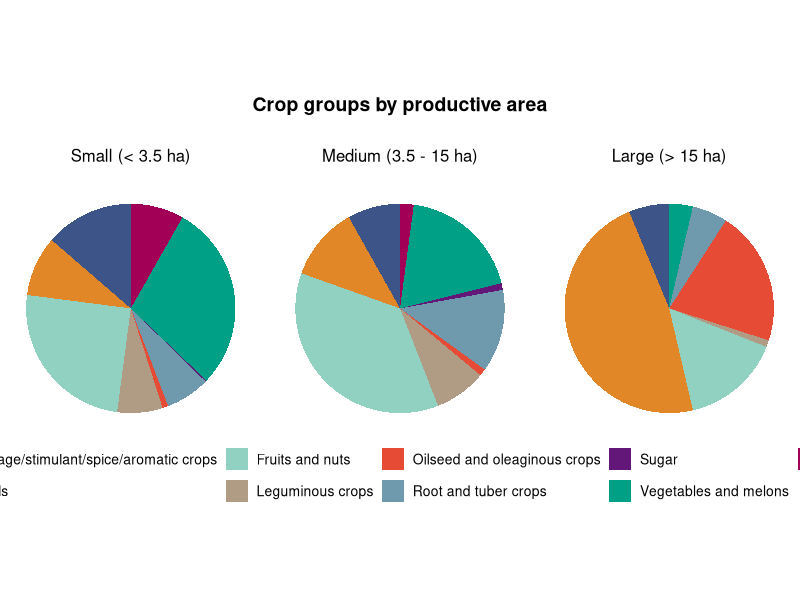

The R script that drew this image:
############################################################
# Purpose:
#   - Load farm-level crop group counts
#   - Compute, for each farm, the proportion of species in each crop group
#   - Aggregate mean crop-group proportions by productive area class
#   - Export a tidy summary table
#   - Produce facetted pie charts (Figure 5) showing crop-group composition
#     by farm size class
############################################################

# ---- 0. Load packages ----
library(readxl)   # read Excel files
library(dplyr)    # data wrangling
library(tidyr)    # reshaping
library(ggplot2)  # plotting
library(writexl)  # write Excel files

# ---- 1. Read input data ----
# Input: Aug_crop_groups.xlsx
# Each row corresponds to a farm with counts of species in each crop group
farm <- read_excel("data/Aug_crop_groups.xlsx")

# Optional: inspect structure
# str(farm)
# colnames(farm)

# ---- 2. Prepare factors ----
farm <- farm %>%
  mutate(
    prod_area_classes = as.factor(prod_area_classes)
  )

# ---- 3. Define crop-group columns ----
crop_groups <- c(
  "Cereals",
  "Fruits_nuts",
  "Leguminous",
  "Oilseed_oleaginous",
  "Root_tuber",
  "Beverage_stimulant_spice_aromatic",
  "Sugar",
  "Vegetables_melons",
  "Others"
)

# ---- 4. Compute per-farm proportions by crop group ----
# 1) total_species: sum of all crop-group counts per farm
# 2) prop_<group>: share of each group in total species per farm

proportions_farm <- farm %>%
  rowwise() %>%
  mutate(
    total_species = sum(c_across(all_of(crop_groups)), na.rm = TRUE)
  ) %>%
  ungroup() %>%
  mutate(
    across(
      all_of(crop_groups),
      ~ .x / total_species,
      .names = "prop_{.col}"
    )
  )

# ---- 5. Mean crop-group proportions by farm size ----
mean_prop_by_size <- proportions_farm %>%
  group_by(prod_area_classes) %>%
  summarise(
    across(
      starts_with("prop_"),
      ~ mean(.x, na.rm = TRUE)
    ),
    .groups = "drop"
  )

# Optional: inspect
# View(mean_prop_by_size)

# ---- 6. Reshape to long format & convert to percentages ----
mean_prop_long <- mean_prop_by_size %>%
  pivot_longer(
    cols      = starts_with("prop_"),
    names_to  = "crop_group",
    names_prefix = "prop_",
    values_to = "percentage"
  ) %>%
  mutate(
    percentage = percentage * 100
  )

# ---- 7. Set factor levels and labels ----
mean_prop_long <- mean_prop_long %>%
  mutate(
    crop_group = factor(
      crop_group,
      levels = c(
        "Beverage_stimulant_spice_aromatic",
        "Cereals",
        "Fruits_nuts",
        "Leguminous",
        "Oilseed_oleaginous",
        "Root_tuber",
        "Sugar",
        "Vegetables_melons",
        "Others"
      )
    ),
    prod_area_classes = factor(
      prod_area_classes,
      levels = c(
        "Small (< 3.5 ha)",
        "Medium (3.5 - 15 ha)",
        "Large (> 15 ha)"
      )
    )
  )

# Optional: check factor structure
# levels(mean_prop_long$prod_area_classes)
# str(mean_prop_long$prod_area_classes)

# ---- 8. Export tidy summary table ----
write_xlsx(mean_prop_long, path = "data/Aug_crop_groups_mean.xlsx")

############################################################
# 9. Plot: Facetted pie charts (Figure 5)
############################################################

# Custom color palette for crop groups
crop_palette <- c(
  "Beverage_stimulant_spice_aromatic" = "#3C5488",
  "Cereals"                           = "#E18727",
  "Fruits_nuts"                       = "#91D1C2",
  "Leguminous"                        = "#B09C85",
  "Oilseed_oleaginous"                = "#E64B35",
  "Root_tuber"                        = "#6F99AD",
  "Sugar"                             = "#631879",
  "Vegetables_melons"                 = "#00A087",
  "Others"                            = "#A20056"
)

crop_labels <- c(
  "Beverage/stimulant/spice/aromatic crops",
  "Cereals",
  "Fruits and nuts",
  "Leguminous crops",
  "Oilseed and oleaginous crops",
  "Root and tuber crops",
  "Sugar",
  "Vegetables and melons",
  "Others"
)

# Create pie charts facetted by farm size class
fig_5 <- ggplot(mean_prop_long, aes(x = "", y = percentage, fill = crop_group)) +
  geom_col(width = 1) +
  coord_polar(theta = "y") +
  facet_wrap(~ prod_area_classes) +
  theme_void() +
  labs(
    title = "Crop groups by productive area",
    fill  = "Crop groups"
  ) +
  scale_fill_manual(
    values = crop_palette,
    labels = crop_labels
  ) +
  theme(
    plot.title = element_text(
      hjust  = 0.5,
      size   = 14,
      face   = "bold",
      margin = margin(b = 12)
    ),
    strip.text = element_text(
      size   = 12,
      margin = margin(b = 10, t = 10)
    ),
    legend.title = element_blank(),
    legend.text  = element_text(size = 10),
    legend.position = "bottom",
    legend.justification = "center"
  )

# Print in R session (optional)
# fig_5

# ---- 10. Save Figure 5 ----
ggsave(
  filename = "fig/Figure_5.jpg",
  plot     = fig_5,
  width    = 10,
  height   = 5,
  units    = "in",
  dpi      = 300
)

############################################################
# End of script
############################################################